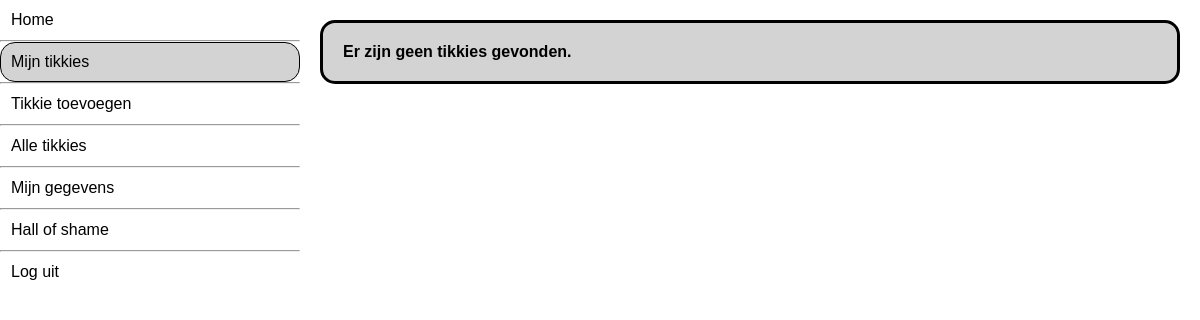
The page /mijntikkies (signed in) on the database as committed earlier.
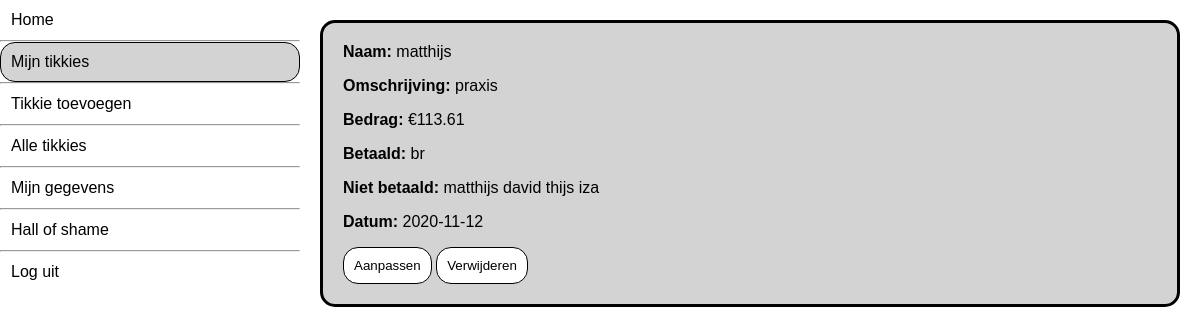
The same page on the database as committed later.
### __init__.py (models this page shows, shortened)
class Tikkie(db.Model):
	id = db.Column(db.Integer, primary_key=True)
	description = db.Column(db.String(200))
	creator = db.Column(db.String(50), db.ForeignKey("user.name"))
	url = db.Column(db.String(50), unique=True)
	date = db.Column(db.DateTime, default=datetime.now())
	paid = db.Column(db.String(300), default="")
	unpaid = db.Column(db.String(300))
	amount = db.Column(db.Float)

### __init__.py (the view)
@app.route("/mijntikkies")
def mijntikkies():
	try:
		if User.query.filter_by(name=session["name"]).filter_by(password=session["password"]).first():
			pass
	except Exception:
		flash("Log eerst in", "info")
		return redirect(url_for("login"))
	name = session["name"]
	tikkies = Tikkie.query.filter_by(creator=name).all()
	if tikkies:
		tikkiejson = []
		for tikkie in reversed(tikkies):
			tikkiejson.append({"amount": tikkie.amount, "id": tikkie.id, "description": tikkie.description, "paid": tikkie.paid.split(","), "unpaid": tikkie.unpaid.split(","), "creator": tikkie.creator, 'url': tikkie.url, "date": tikkie.date.strftime("%Y-%m-%d")})
	else:
		tikkiejson = None
	return render_template("mijntikkies.html", tikkies=tikkiejson)

### templates/mijntikkies.html (shortened to what this page needs)
{%extends "blocks.html"%}
{% block mijntikkiesstatus %}
id="current"
{% endblock mijntikkiesstatus %}
{% block blokken%}
	<div class="flex-container" id="tikkies">
		{% if tikkies %}
		{% for tikkie in tikkies %}
		<div class="tikkieblok">
			<div class="tikkieinfo">
				<p><strong>Naam: </strong>{{ tikkie.creator }}</p>
				<p><strong>Omschrijving: </strong>{{ tikkie.description }}</p>
				<p><strong>Bedrag: </strong>€{{ tikkie.amount }}</p>
				<p><strong>Betaald: </strong>{% for name in tikkie.paid %} {{ name }} {% endfor %}</p>
				<p><strong>Niet betaald: </strong>{% for name in tikkie.unpaid %} {{ name }} {% endfor %}</p>
				<p><strong>Datum: </strong>{{ tikkie.date }}</p>
				<p><button class="paybutton edit" data-tikkieid="{{tikkie.id}}">Aanpassen</button>    <button class="paybutton delete" data-tikkieid="{{tikkie.id}}">Verwijderen</button></p>
			</div>
		</div>
		{% endfor %}
		{% else %}
		<div class="tikkieblok">
			<div class="tikkieinfo">
				<p><strong>Er zijn geen tikkies gevonden.</strong></p>
		</div>
		{% endif %}
	</div>
{% endblock blokken %}

Rows that differ between the two databases and show on the page:
added Tikkie: creator "matthijs", description "praxis", amount "113.61", paid "br", unpaid "matthijs" "david" "thijs" "iza", date "2020-11-12"
Other text that changed with them:
text no longer shown: "Er zijn geen tikkies gevonden."
